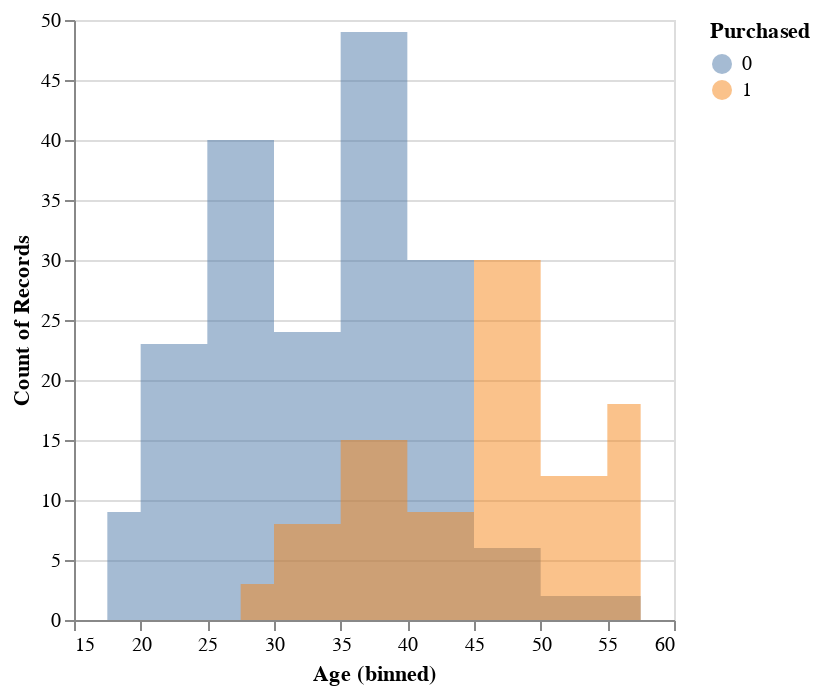

The cell this chart's notebook holds for it:
### Code cell
alt.Chart(df_train).mark_area(
    opacity=0.5,
    interpolate='step'
).encode(
    alt.X("Age:Q", bin=alt.Bin(maxbins=20)),
    alt.Y('count()', stack = None),
    alt.Color('Purchased:N'),
).properties(width=300)

### Figure 1 — Vega-Lite specification as saved in the notebook (floating-point values rounded to 4 significant figures; data arrays with more than 128 entries replaced by an {"elided": "..."} marker saying what was removed)
{"config": {"view": {"continuousWidth": 400, "continuousHeight": 300}}, "data": {"name": "data-c8e5ce5ac5fe444e8ce0603795e89468"}, "mark": {"type": "area", "interpolate": "step", "opacity": 0.5}, "encoding": {"color": {"field": "Purchased", "type": "nominal"}, "x": {"bin": {"maxbins": 20}, "field": "Age", "type": "quantitative"}, "y": {"aggregate": "count", "stack": null, "type": "quantitative"}}, "width": 300, "$schema": "https://vega.github.io/schema/vega-lite/v4.17.0.json", "datasets": {"data-c8e5ce5ac5fe444e8ce0603795e89468": {"elided": "280 records"}}}
